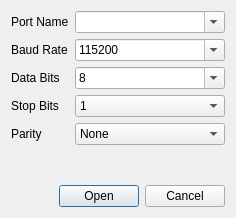
<?xml version="1.0" encoding="UTF-8"?>
<ui version="4.0">
 <class>Dialog</class>
 <widget class="QDialog" name="Dialog">
  <property name="geometry">
   <rect>
    <x>0</x>
    <y>0</y>
    <width>236</width>
    <height>218</height>
   </rect>
  </property>
  <property name="windowTitle">
   <string>pqcom</string>
  </property>
  <layout class="QVBoxLayout" name="verticalLayout">
   <item>
    <layout class="QFormLayout" name="formLayout">
     <property name="fieldGrowthPolicy">
      <enum>QFormLayout::AllNonFixedFieldsGrow</enum>
     </property>
     <item row="0" column="0">
      <widget class="QLabel" name="label">
       <property name="text">
        <string>Port Name</string>
       </property>
      </widget>
     </item>
     <item row="0" column="1">
      <widget class="QComboBox" name="portComboBox">
       <property name="editable">
        <bool>true</bool>
       </property>
      </widget>
     </item>
     <item row="1" column="0">
      <widget class="QLabel" name="label_2">
       <property name="text">
        <string>Baud Rate</string>
       </property>
      </widget>
     </item>
     <item row="1" column="1">
      <widget class="QComboBox" name="baudComboBox">
       <property name="editable">
        <bool>true</bool>
       </property>
       <item>
        <property name="text">
         <string>115200</string>
        </property>
       </item>
       <item>
        <property name="text">
         <string>57600</string>
        </property>
       </item>
       <item>
        <property name="text">
         <string>38400</string>
        </property>
       </item>
       <item>
        <property name="text">
         <string>19200</string>
        </property>
       </item>
       <item>
        <property name="text">
         <string>9600</string>
        </property>
       </item>
      </widget>
     </item>
     <item row="3" column="0">
      <widget class="QLabel" name="label_3">
       <property name="text">
        <string>Stop Bits</string>
       </property>
      </widget>
     </item>
     <item row="3" column="1">
      <widget class="QComboBox" name="stopbitComboBox">
       <item>
        <property name="text">
         <string>1</string>
        </property>
       </item>
       <item>
        <property name="text">
         <string>1.5</string>
        </property>
       </item>
       <item>
        <property name="text">
         <string>2</string>
        </property>
       </item>
      </widget>
     </item>
     <item row="2" column="1">
      <widget class="QComboBox" name="dataComboBox">
       <property name="editable">
        <bool>true</bool>
       </property>
       <item>
        <property name="text">
         <string>8</string>
        </property>
       </item>
       <item>
        <property name="text">
         <string>7</string>
        </property>
       </item>
      </widget>
     </item>
     <item row="2" column="0">
      <widget class="QLabel" name="label_5">
       <property name="text">
        <string>Data Bits</string>
       </property>
      </widget>
     </item>
     <item row="4" column="1">
      <widget class="QComboBox" name="parityComboBox">
       <item>
        <property name="text">
         <string>None</string>
        </property>
       </item>
       <item>
        <property name="text">
         <string>Even</string>
        </property>
       </item>
       <item>
        <property name="text">
         <string>Odd</string>
        </property>
       </item>
       <item>
        <property name="text">
         <string>Mark</string>
        </property>
       </item>
       <item>
        <property name="text">
         <string>Space</string>
        </property>
       </item>
      </widget>
     </item>
     <item row="4" column="0">
      <widget class="QLabel" name="label_4">
       <property name="text">
        <string>Parity</string>
       </property>
      </widget>
     </item>
    </layout>
   </item>
   <item>
    <widget class="QDialogButtonBox" name="buttonBox">
     <property name="orientation">
      <enum>Qt::Horizontal</enum>
     </property>
     <property name="standardButtons">
      <set>QDialogButtonBox::Cancel|QDialogButtonBox::Open</set>
     </property>
    </widget>
   </item>
  </layout>
 </widget>
 <resources/>
 <connections>
  <connection>
   <sender>buttonBox</sender>
   <signal>accepted()</signal>
   <receiver>Dialog</receiver>
   <slot>accept()</slot>
   <hints>
    <hint type="sourcelabel">
     <x>248</x>
     <y>254</y>
    </hint>
    <hint type="destinationlabel">
     <x>157</x>
     <y>274</y>
    </hint>
   </hints>
  </connection>
  <connection>
   <sender>buttonBox</sender>
   <signal>rejected()</signal>
   <receiver>Dialog</receiver>
   <slot>reject()</slot>
   <hints>
    <hint type="sourcelabel">
     <x>316</x>
     <y>260</y>
    </hint>
    <hint type="destinationlabel">
     <x>286</x>
     <y>274</y>
    </hint>
   </hints>
  </connection>
 </connections>
</ui>
